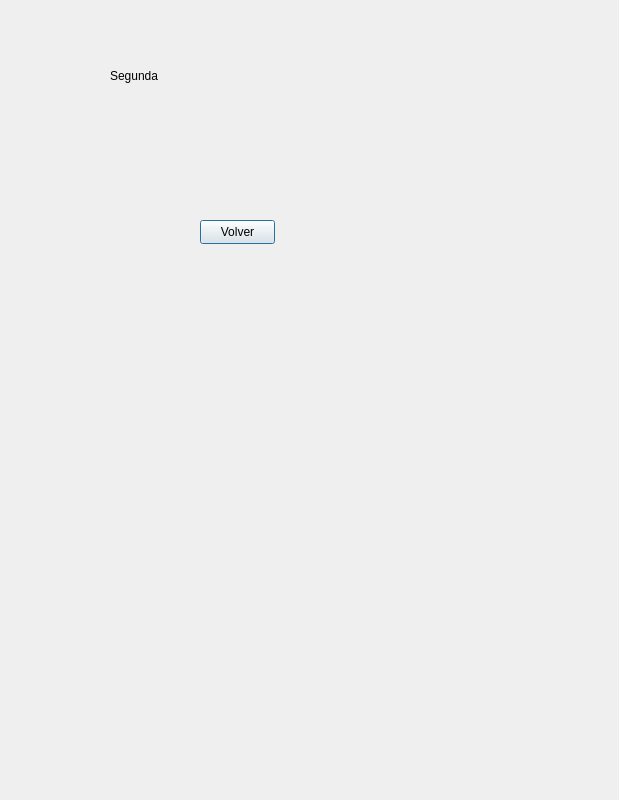
<?xml version="1.0" encoding="UTF-8"?>
<ui version="4.0">
 <class>DialogSeg</class>
 <widget class="QDialog" name="DialogSeg">
  <property name="geometry">
   <rect>
    <x>0</x>
    <y>0</y>
    <width>619</width>
    <height>800</height>
   </rect>
  </property>
  <property name="windowTitle">
   <string>Dialog</string>
  </property>
  <widget class="QLabel" name="label">
   <property name="geometry">
    <rect>
     <x>110</x>
     <y>40</y>
     <width>141</width>
     <height>71</height>
    </rect>
   </property>
   <property name="text">
    <string>Segunda</string>
   </property>
  </widget>
  <widget class="QPushButton" name="btn3">
   <property name="geometry">
    <rect>
     <x>200</x>
     <y>220</y>
     <width>75</width>
     <height>24</height>
    </rect>
   </property>
   <property name="text">
    <string>Volver</string>
   </property>
  </widget>
 </widget>
 <resources/>
 <connections/>
</ui>
